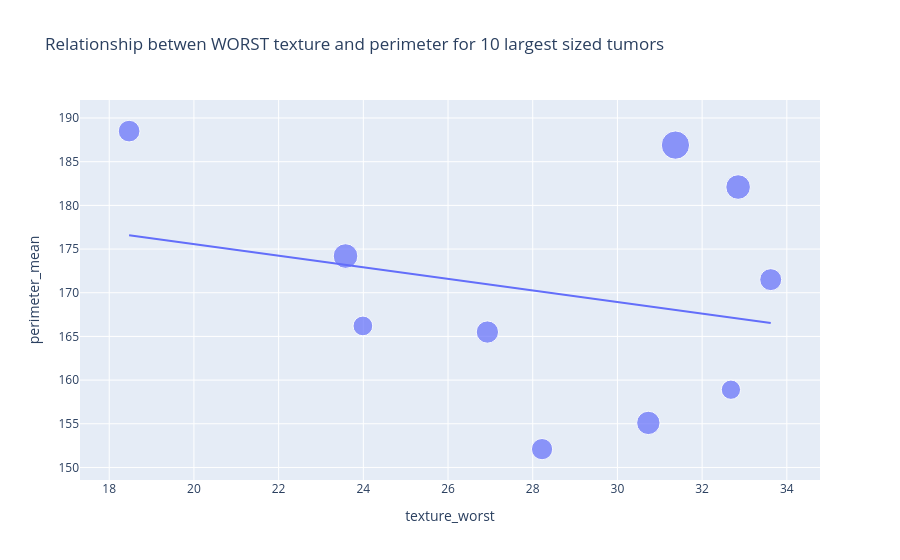

The notebook cell saved with this chart:
### Code cell
figure = px.scatter(data_frame = size, x ="texture_worst",y="perimeter_mean",size = "area_worst",trendline = "ols", title = "Relationship betwen WORST texture and perimeter for 10 largest sized tumors")
figure.show()

### Figure 1 — Plotly figure (JSON) as saved in the notebook; plotly's stock layout.template omitted (floating-point values rounded to 4 significant figures)
{"data": [{"hovertemplate": "texture_worst=%{x}<br>perimeter_mean=%{y}<br>area_worst=%{marker.size}<extra></extra>", "legendgroup": "", "marker": {"color": "#636efa", "size": [2499.0, 4254.0, 3216.0, 3234.0, 2562.0, 2642.0, 2073.0, 2906.0, 1986.0, 2403.0], "sizemode": "area", "sizeref": 10.63, "symbol": "circle"}, "mode": "markers", "name": "", "orientation": "v", "showlegend": false, "type": "scatter", "x": [18.47, 31.37, 32.85, 23.58, 33.62, 26.93, 23.99, 30.73, 32.68, 28.22], "xaxis": "x", "y": [188.5, 186.9, 182.1, 174.2, 171.5, 165.5, 166.2, 155.1, 158.9, 152.1], "yaxis": "y"}, {"hovertemplate": "<b>OLS trendline</b><br>perimeter_mean = -0.662114 * texture_worst + 188.801<br>R<sup>2</sup>=0.065377<br><br>texture_worst=%{x}<br>perimeter_mean=%{y} <b>(trend)</b><extra></extra>", "legendgroup": "", "marker": {"color": "#636efa", "symbol": "circle"}, "mode": "lines", "name": "", "showlegend": false, "type": "scatter", "x": [18.47, 23.58, 23.99, 26.93, 28.22, 30.73, 31.37, 32.68, 32.85, 33.62], "xaxis": "x", "y": [176.6, 173.2, 172.9, 171.0, 170.1, 168.5, 168.0, 167.2, 167.1, 166.5], "yaxis": "y"}], "layout": {"legend": {"itemsizing": "constant", "tracegroupgap": 0}, "title": {"text": "Relationship betwen WORST texture and perimeter for 10 largest sized tumors"}, "xaxis": {"anchor": "y", "domain": [0, 1], "title": {"text": "texture_worst"}}, "yaxis": {"anchor": "x", "domain": [0, 1], "title": {"text": "perimeter_mean"}}}}
